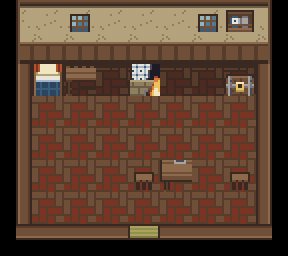

This game map was drawn from its Tiled (.tmx) file and the tilesets committed beside it. A one-line description and the full map source follow:
An orthogonal 9x8 tile map with 32x32 px tiles, 2 tile layers (ground, furniture).

<map version="1.10" tiledversion="1.12.0" orientation="orthogonal" renderorder="right-down" width="9" height="8" tilewidth="32" tileheight="32" infinite="0" nextlayerid="3" nextobjectid="1">
 <tileset firstgid="1" source="interior.tsx" />
 <layer id="1" name="ground" width="9" height="8">
  <data encoding="csv">
13,11,11,11,11,11,11,11,15,
14,12,12,12,12,12,12,12,16,
5,2,2,2,2,2,2,2,6,
5,1,1,1,1,1,1,1,6,
5,1,1,1,1,1,1,1,6,
5,1,1,1,1,1,1,1,6,
5,1,1,1,1,1,1,1,6,
8,7,7,7,10,7,7,7,9
</data>
 </layer>
 <layer id="2" name="furniture" width="9" height="8">
  <data encoding="csv">
0,0,22,0,0,0,22,31,0,
0,0,0,0,0,0,0,0,0,
0,17,32,0,21,0,0,20,0,
0,0,0,0,0,0,0,0,0,
0,0,0,0,0,0,0,0,0,
0,0,0,0,19,18,0,19,0,
0,0,0,0,0,0,0,0,0,
0,0,0,0,0,0,0,0,0
</data>
 </layer>
</map>
